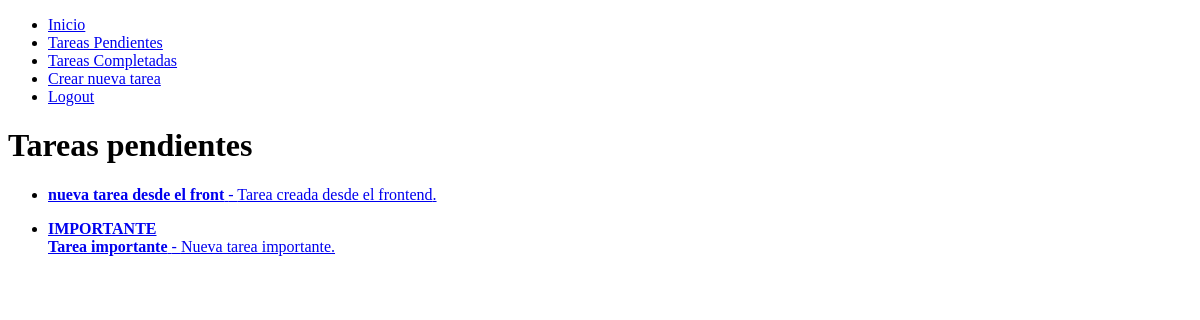
Before: /tareas/ (signed in) with the older database file.
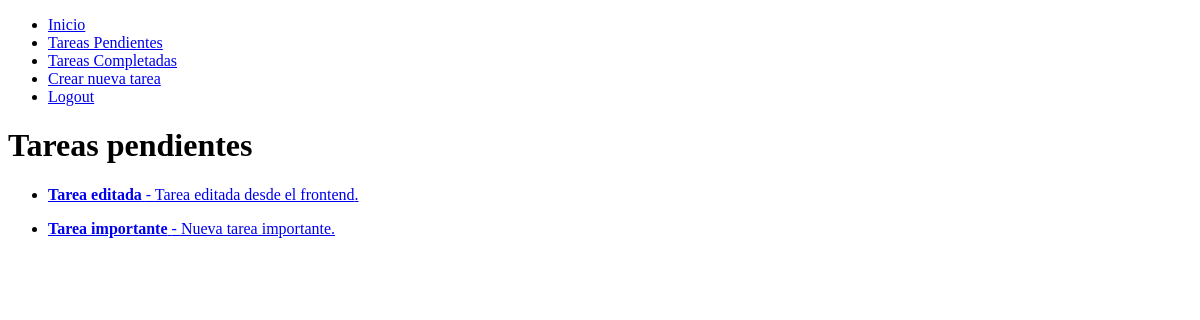
After: the same page with the newer database file.
### tareas/models.py (models this page shows, shortened)
class Tarea(models.Model):
    titulo = models.CharField(max_length=100)
    descripcion = models.TextField(blank=True)
    creado = models.DateTimeField(auto_now_add=True)
    fechaCompletado = models.DateTimeField(null=True, blank=True)
    importante = models.BooleanField(default=False)
    usuario = models.ForeignKey(User, on_delete=models.CASCADE)

### tareas/views.py (the view)
# urls.py: path('tareas/', views.tareas, name='tareas'),
@login_required # Con esto, solo los usuarios registrados pueden acceder a esta página
def tareas(request):
    tareas = Tarea.objects.filter(
        usuario=request.user, fechaCompletado__isnull=True)
    return render(request, 'tareas.html', {
        'tareas': tareas
    })

### tareas/templates/tareas.html (shortened to what this page needs)
{% extends 'base.html' %}
{% block contenido %}
<h1>Tareas pendientes</h1>
<ul>
    {% for tarea in tareas %}
    <li>
        <a href="{% url 'detalleTarea' tarea.id %}">
            {% if tarea.importante %}
            <strong>IMPORTANTE</strong>
            <br>
            {% endif %}
            <strong>{{ tarea.titulo }}</strong> - {{ tarea.descripcion }}.
    </li>
    {% endfor %}
</ul>
{% endblock %}

Changed rows visible on the page:
changed Tarea: titulo "nueva tarea desde el front" → "Tarea editada"; descripcion "Tarea creada desde el frontend" → "Tarea editada desde el frontend"
changed Tarea "Tarea importante": no longer shows "IMPORTANTE"
